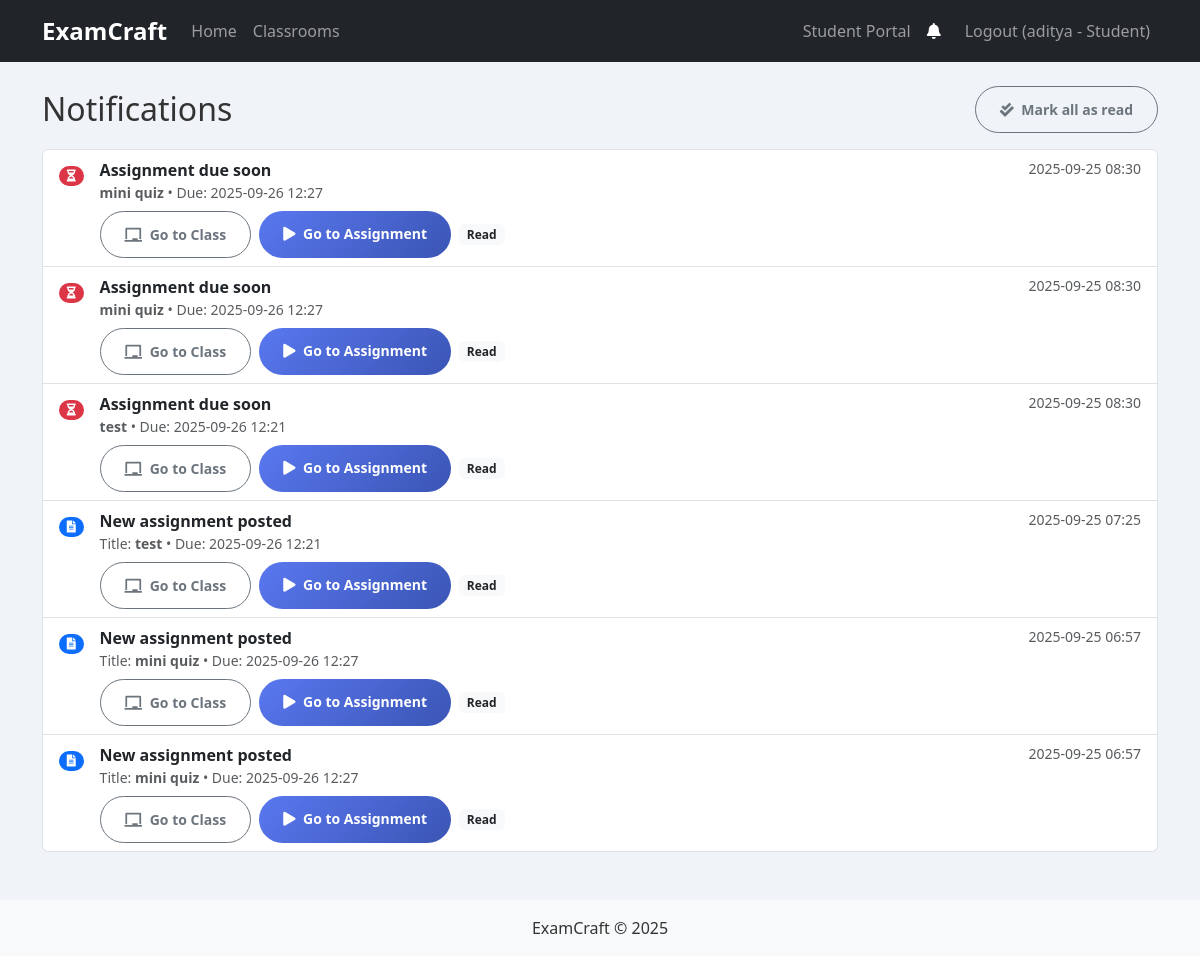
Screenshot of /notifications (signed in) with the database file from the repository.
### app.py (models this page shows, shortened)
class User(db.Model):
    id = db.Column(db.Integer, primary_key=True)
    username = db.Column(db.String(80), unique=True, nullable=False)
    password_hash = db.Column(db.String(120), nullable=False)
    role = db.Column(db.String(20), nullable=False, default='student')  # 'teacher' or 'student'

class Notification(db.Model):
    id = db.Column(db.Integer, primary_key=True)
    user_id = db.Column(db.Integer, db.ForeignKey('user.id'), nullable=False)
    type = db.Column(db.String(50), nullable=False)
    payload_json = db.Column(db.Text, nullable=True)
    created_at = db.Column(db.DateTime, default=datetime.utcnow)
    read_at = db.Column(db.DateTime, nullable=True)

### app.py (the view)
@app.route('/notifications')
@login_required
def notifications_page():
    user = get_current_user()
    notifs = Notification.query.filter_by(user_id=user.id).order_by(Notification.created_at.desc()).all()
    parsed = []
    for n in notifs:
        payload = None
        if n.payload_json:
            try:
                payload = json.loads(n.payload_json)
            except Exception:
                payload = None
        parsed.append({'obj': n, 'payload': payload})
    return render_template('notifications.html', notifications=parsed)

### app.py (called while the page is built)
def login_required(f):
    @wraps(f)
    def decorated_function(*args, **kwargs):
        if 'username' not in session:
            flash('Please log in to access this page.', 'warning')
            return redirect(url_for('login'))
        return f(*args, **kwargs)
    return decorated_function

def get_current_user():
    username = session.get('username')
    if not username:
        return None
    return User.query.filter_by(username=username).first()

@app.context_processor
def inject_unread_notifications():
    try:
        user = get_current_user()
        if not user:
            return dict(unread_notifications=0)
        count = Notification.query.filter_by(user_id=user.id, read_at=None).count()
        return dict(unread_notifications=count)
    except Exception:
        return dict(unread_notifications=0)

### templates/notifications.html (shortened to what this page needs)
{% extends "base.html" %}
{% block content %}
<div class="d-flex justify-content-between align-items-center mb-3">
  <h2 class="mb-0">Notifications</h2>
  <div>
    <a class="btn btn-sm btn-outline-secondary" href="{{ url_for('mark_all_notifications_read') }}">
      <i class="fas fa-check-double me-1"></i> Mark all as read
    </a>
  </div>
</div>
{% if notifications and notifications|length > 0 %}
  <div class="list-group">
    {% for n in notifications %}
      {% set obj = n.obj %}
      {% set payload = n.payload or {} %}
      {% set is_unread = (not obj.read_at) %}
      <div class="list-group-item list-group-item-action d-flex justify-content-between align-items-start {% if is_unread %}border-primary{% endif %}">
        <div class="me-3 mt-1">
          {% if obj.type == 'assignment_created' %}
            <span class="badge rounded-pill text-bg-primary"><i class="fas fa-file-alt"></i></span>
          {% elif obj.type == 'due_soon' %}
            <span class="badge rounded-pill text-bg-danger"><i class="fas fa-hourglass-half"></i></span>
          {% else %}
            <span class="badge rounded-pill text-bg-secondary"><i class="fas fa-bell"></i></span>
          {% endif %}
        </div>
        <div class="flex-grow-1">
          <div class="d-flex justify-content-between">
            <div>
              {% if obj.type == 'assignment_created' %}
                <div class="fw-semibold">New assignment posted</div>
                <div class="small text-muted">
                  Title: <strong>{{ payload.get('title', '—') }}</strong>
                  {% if payload.get('due_at') %}
                    • Due: {{ (payload.get('due_at')|replace('T', ' '))[:16] }}
                  {% endif %}
                </div>
              {% elif obj.type == 'due_soon' %}
                <div class="fw-semibold">Assignment due soon</div>
                <div class="small text-muted">
                  <strong>{{ payload.get('title', '—') }}</strong>
                  {% if payload.get('due_at') %}
                    • Due: {{ (payload.get('due_at')|replace('T', ' '))[:16] }}
                  {% endif %}
                </div>
              {% else %}
                <div class="fw-semibold">{{ obj.type|replace('_',' ')|title }}</div>
              {% endif %}
            </div>
            <small class="text-muted ms-3">{{ obj.created_at.strftime('%Y-%m-%d %H:%M') }}</small>
          </div>
          <div class="mt-2 d-flex gap-2">
            {% if payload.get('class_id') %}
              <a class="btn btn-sm btn-outline-secondary" href="{{ url_for('classroom_view', class_id=payload.get('class_id')) }}">
                <i class="fas fa-chalkboard me-1"></i> Go to Class
              </a>
            {% endif %}
            {% if payload.get('class_id') and payload.get('assignment_id') %}
              <a class="btn btn-sm btn-primary" href="{{ url_for('start_assignment', class_id=payload.get('class_id'), assignment_id=payload.get('assignment_id')) }}">
                <i class="fas fa-play me-1"></i> Go to Assignment
              </a>
            {% endif %}
            {% if is_unread %}
              <a class="btn btn-sm btn-outline-success" href="{{ url_for('mark_notification_read', notif_id=obj.id) }}">
                <i class="fas fa-check me-1"></i> Mark as read
              </a>
            {% else %}
              <span class="badge bg-light text-dark align-self-center">Read</span>
            {% endif %}
          </div>
        </div>
      </div>
    {% endfor %}
  </div>
{% else %}
  <div class="alert alert-info">
    No notifications yet. When your teacher creates assignments or deadlines approach, you'll see alerts here.
  </div>
  <a class="btn btn-primary" href="{{ url_for('classrooms') }}"><i class="fas fa-chalkboard me-1"></i> Go to Classrooms</a>
{% endif %}
{% endblock %}

### templates/base.html (shortened to what this page needs)
<!DOCTYPE html>
<html lang="en">
<head>
    <link href="https://cdn.jsdelivr.net/npm/bootstrap@5.3.0-alpha1/dist/css/bootstrap.min.css" rel="stylesheet">
    <link rel="stylesheet" href="https://cdnjs.cloudflare.com/ajax/libs/font-awesome/5.15.4/css/all.min.css">
    <link rel="stylesheet" href="{{ url_for('static', filename='css/style.css') }}">
</head>
<body>
    <nav class="navbar navbar-expand-lg navbar-dark bg-dark">
        <div class="container">
            <a class="navbar-brand" href="{{ url_for('index') }}">ExamCraft</a>
            <div class="collapse navbar-collapse" id="navbarNav">
                <ul class="navbar-nav me-auto mb-2 mb-lg-0">
                    <li class="nav-item">
                        <a class="nav-link" href="{{ url_for('index') }}">Home</a>
                    </li>
                    <li class="nav-item">
                        <a class="nav-link" href="{{ url_for('classrooms') }}">Classrooms</a>
                    </li>
                </ul>
                <ul class="navbar-nav ms-auto">
                    {% if session.username %}
                    {% if session.role == 'teacher' %}
                    <li class="nav-item">
                        <a class="nav-link" href="{{ url_for('teacher_portal') }}">Teacher Portal</a>
                    </li>
                    {% elif session.role == 'student' %}
                    <li class="nav-item">
                        <a class="nav-link" href="{{ url_for('student_portal') }}">Student Portal</a>
                    </li>
                    {% endif %}
                    <li class="nav-item">
                        <a class="nav-link position-relative" href="{{ url_for('notifications_page') }}" title="Notifications">
                            <i class="fas fa-bell"></i>
                        </a>
                    </li>
                    <li class="nav-item ms-2">
                        <a class="nav-link" href="{{ url_for('logout') }}">Logout ({{ session.username }}{% if session.role %} - {{ session.role|capitalize }}{% endif %})</a>
                    </li>
                    {% endif %}
                </ul>
            </div>
        </div>
    </nav>
    <div class="container mt-4">
        {% block content %}{% endblock %}
    </div>
    <footer class="mt-5 py-3 bg-light text-center">
        <div class="container">
            <p class="mb-0">ExamCraft &copy; 2025</p>
        </div>
    </footer>
</body>
</html>

### static/css/style.css (style rules this page uses)
body { font-family: 'Segoe UI', Tahoma, Geneva, Verdana, sans-serif; background-color: #f0f4f8; color: #333; }
.navbar-dark .navbar-brand { font-weight: 700; font-size: 1.5rem; }
.navbar-dark .nav-link { font-weight: 500; }
.btn { border-radius: 50px; font-weight: 600; padding: 0.75rem 1.5rem; transition: all 0.3s ease; }
.btn-primary { background: linear-gradient(135deg, #5a78f0 0%, #3a55b4 100%); border: none; }

### rows the page displays
User: username "aditya", role "Student"
Notification: type "due_soon" (drawn), created_at "2025-09-25 08:30"
Notification: type "due_soon" (drawn), created_at "2025-09-25 08:30"
Notification: type "due_soon" (drawn), created_at "2025-09-25 08:30"
Notification: created_at "2025-09-25 07:25"
Notification: created_at "2025-09-25 06:57"
Notification: created_at "2025-09-25 06:57"

### other values shown
{{ payload.get('title', '—') }} "mini quiz" "mini quiz" "test"
{{ (payload.get('due_at')|replace('T', ' '))[:16] }} "2025-09-26 12:27" "2025-09-26 12:27" "2025-09-26 12:21"
{{ payload.get('title', '—') }} "test" "mini quiz" "mini quiz"
{{ (payload.get('due_at')|replace('T', ' '))[:16] }} "2025-09-26 12:21" "2025-09-26 12:27" "2025-09-26 12:27"
